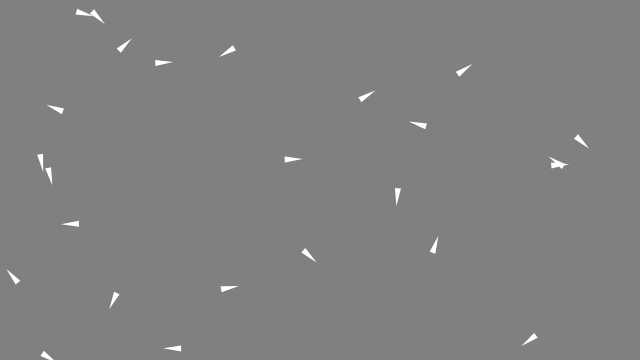
Frame 1 (no input)
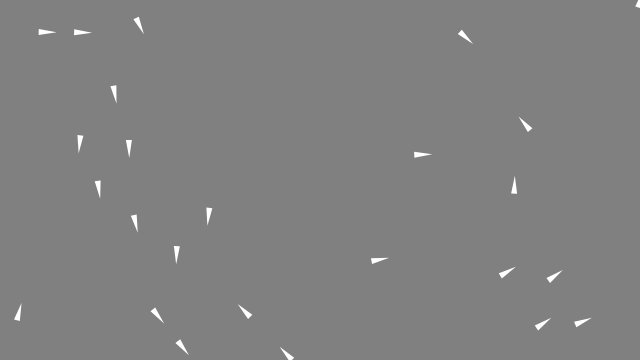
Frame 60 (no input)
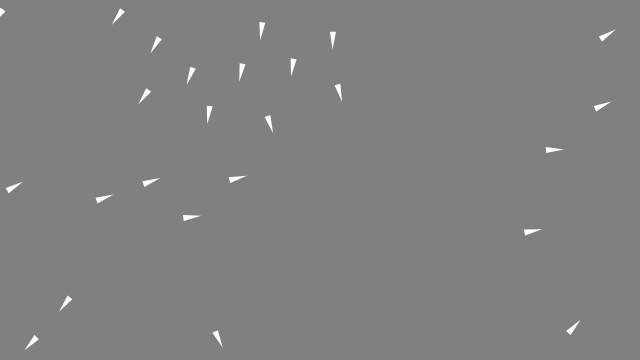
Frame 120 (the mouse pressed at the canvas centre since frame 60)

The p5.js sketch that drew these frames (run headless with seeded random() and noise() and a simulated clock; from frame 60 on, the mouse is pressed at the canvas centre):

// p5.js sketch
// ── sketch.js
const flock = [];

let alignSlider, cohesionSlider, separationSlider;

let periphery

function setup() 
{
	createCanvas(640, 360);
	colorMode(RGB, 1)
	periphery = PI/4


	alignSlider = createSlider(0, 2, 1, 0.1);
	cohesionSlider = createSlider(0, 2, 0.5, 0.1);
	separationSlider = createSlider(0, 2, 1, 0.1);

	for (let i = 0; i < 25; i++) 
	{
		flock.push(new Boid());
	}
}

function draw() 
{
	background(0.5);

	for (let boid of flock) 
	{
		boid.edges();
		boid.flock(flock);
		boid.update();
		boid.show();
		//boid.detect(flock)


		// if (boid == flock[0])
		// {
		// 	//boid.detect(flock)


		// 	push()
		// 		//noStroke()
		// 		fill(1, 0, 0, 0.1)
		// 		translate(boid.position.x, boid.position.y)
		// 		rotate(boid.velocity.heading())

		// 		//arc(x, y, w, h, start, stop, [mode], [detail])
		// 		arc(0, 0, 100, 100, 0, periphery)
		// 	pop()









			
		// }





	}
}
// ── boid.js
// Flocking
// Daniel Shiffman
// https://thecodingtrain.com/CodingChallenges/124-flocking-boids.html
// https://youtu.be/mhjuuHl6qHM
// https://editor.p5js.org/codingtrain/sketches/ry4XZ8OkN

class Boid 
{
    constructor() 
    {
        this.position = createVector(random(width), random(height));
        this.velocity = p5.Vector.random2D();
        this.velocity.setMag(random(2, 4));
        this.acceleration = createVector();
        this.maxForce = 1;
        this.maxSpeed = 4;
        this.color = 1
    }

    edges() 
    {
        if (this.position.x > width) 
        {
          this.position.x = 0;
        } else if (this.position.x < 0) 
        {
          this.position.x = width;
        }
        if (this.position.y > height) 
        {
          this.position.y = 0;
        } else if (this.position.y < 0) 
        {
          this.position.y = height;
        }
    }

  align(boids) 
  {
    let perceptionRadius = 50;
    let steering = createVector();
    let total = 0;
    for (let other of boids) 
    {
      let d = dist(
        this.position.x,
        this.position.y,
        other.position.x,
        other.position.y
      );
      if (other != this && d < perceptionRadius) 
      {
        steering.add(other.velocity);
        total++;
      }
    }
    if (total > 0) 
    {
      steering.div(total);
      steering.setMag(this.maxSpeed);
      steering.sub(this.velocity);
      steering.limit(this.maxForce);
    }
    return steering;
  }

  separation(boids) 
  {
    let perceptionRadius = 50;
    let steering = createVector();
    let total = 0;
    for (let other of boids) 
    {
      let d = dist(
        this.position.x,
        this.position.y,
        other.position.x,
        other.position.y
      );
      if (other != this && d < perceptionRadius) 
      {
        let diff = p5.Vector.sub(this.position, other.position);
        diff.div(d * d);
        steering.add(diff);
        total++;
      }
    }
    if (total > 0) 
    {
      steering.div(total);
      steering.setMag(this.maxSpeed);
      steering.sub(this.velocity);
      steering.limit(this.maxForce);
    }
    return steering;
  }

    cohesion(boids) 
    {
        let perceptionRadius = 50;
        let steering = createVector();
        let total = 0;
        for (let other of boids) 
        {
          let d = dist(
            this.position.x,
            this.position.y,
            other.position.x,
            other.position.y
          );
          if (other != this && d < perceptionRadius) 
          {
            steering.add(other.position);
            total++;
          }
        }
        if (total > 0) 
        {
          steering.div(total);
          steering.sub(this.position);
          steering.setMag(this.maxSpeed);
          steering.sub(this.velocity);
          steering.limit(this.maxForce);
        }
        return steering;
    }


    detect(boids)
    {
        let perceptionRadius = 100

        for (let other of boids) 
        {
            let comparison =  other.position.sub(this.position)
            let d = dist(this.position.x,this.position.y,other.position.x,other.position.y)

            let diff = comparison.angleBetween(this.velocity)


            if (diff < periphery && d > 0 && d < perceptionRadius)
            {
                other.highlight()
            }
        }

    }










    flock(boids) 
    {
        let alignment = this.align(boids);
        let cohesion = this.cohesion(boids);
        let separation = this.separation(boids);

        alignment.mult(alignSlider.value());
        cohesion.mult(cohesionSlider.value());
        separation.mult(separationSlider.value());

        this.acceleration.add(alignment);
        this.acceleration.add(cohesion);
        this.acceleration.add(separation);
    } 

    update() 
    {
        this.position.add(this.velocity);
        this.velocity.add(this.acceleration);
        this.velocity.limit(this.maxSpeed);
        this.acceleration.mult(0);
    }


    highlight()
    {
        this.color = 0
    }




    show() 
    {
        push()
          noStroke()
          fill(this.color)
          translate(this.position.x, this.position.y)
          rotate(this.velocity.heading() + PI/2)
          triangle(0, -15, -3, 3, 3, 3)
        pop()
    }
}
